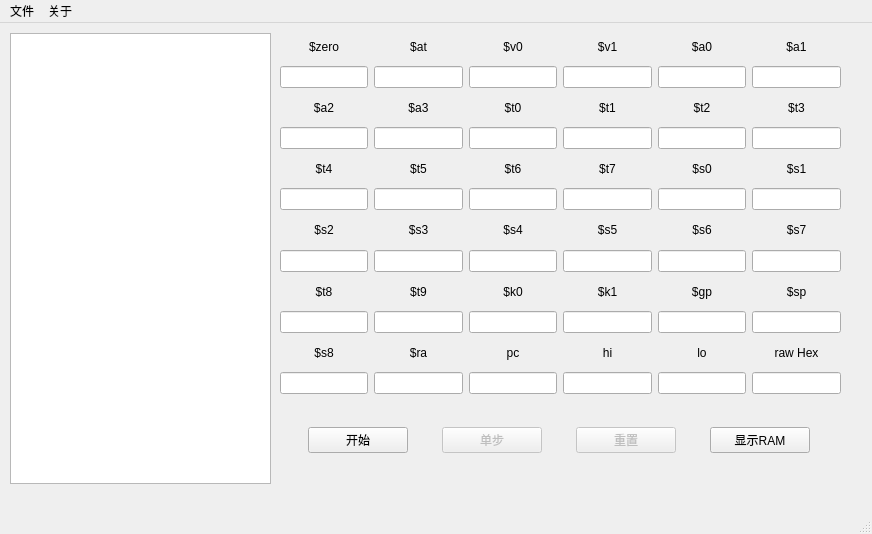
<?xml version="1.0" encoding="UTF-8"?>
<ui version="4.0">
 <class>MainWindow</class>
 <widget class="QMainWindow" name="MainWindow">
  <property name="geometry">
   <rect>
    <x>0</x>
    <y>0</y>
    <width>872</width>
    <height>534</height>
   </rect>
  </property>
  <property name="windowTitle">
   <string>MIPS汇编语言动态调试器</string>
  </property>
  <property name="windowIcon">
   <iconset resource="resources.qrc">
    <normaloff>:/logo.png</normaloff>:/logo.png</iconset>
  </property>
  <widget class="QWidget" name="centralwidget">
   <widget class="QListWidget" name="listWidget">
    <property name="enabled">
     <bool>true</bool>
    </property>
    <property name="geometry">
     <rect>
      <x>10</x>
      <y>10</y>
      <width>261</width>
      <height>451</height>
     </rect>
    </property>
    <property name="focusPolicy">
     <enum>Qt::NoFocus</enum>
    </property>
    <property name="selectionMode">
     <enum>QAbstractItemView::SingleSelection</enum>
    </property>
   </widget>
   <widget class="QWidget" name="layoutWidget">
    <property name="geometry">
     <rect>
      <x>280</x>
      <y>10</y>
      <width>561</width>
      <height>361</height>
     </rect>
    </property>
    <layout class="QGridLayout" name="registers">
     <item row="10" column="3">
      <widget class="QLabel" name="reg_name3_6">
       <property name="text">
        <string>hi</string>
       </property>
       <property name="alignment">
        <set>Qt::AlignCenter</set>
       </property>
      </widget>
     </item>
     <item row="6" column="2">
      <widget class="QLabel" name="reg_name2_4">
       <property name="text">
        <string>$s4</string>
       </property>
       <property name="alignment">
        <set>Qt::AlignCenter</set>
       </property>
      </widget>
     </item>
     <item row="10" column="4">
      <widget class="QLabel" name="reg_name4_6">
       <property name="text">
        <string>lo</string>
       </property>
       <property name="alignment">
        <set>Qt::AlignCenter</set>
       </property>
      </widget>
     </item>
     <item row="0" column="1">
      <widget class="QLabel" name="reg_name1">
       <property name="text">
        <string>$at</string>
       </property>
       <property name="alignment">
        <set>Qt::AlignCenter</set>
       </property>
      </widget>
     </item>
     <item row="0" column="4">
      <widget class="QLabel" name="reg_name4">
       <property name="text">
        <string>$a0</string>
       </property>
       <property name="alignment">
        <set>Qt::AlignCenter</set>
       </property>
      </widget>
     </item>
     <item row="1" column="3">
      <widget class="QLineEdit" name="reg3"/>
     </item>
     <item row="2" column="3">
      <widget class="QLabel" name="reg_name3_2">
       <property name="text">
        <string>$t1</string>
       </property>
       <property name="alignment">
        <set>Qt::AlignCenter</set>
       </property>
      </widget>
     </item>
     <item row="7" column="3">
      <widget class="QLineEdit" name="reg21"/>
     </item>
     <item row="1" column="4">
      <widget class="QLineEdit" name="reg4"/>
     </item>
     <item row="5" column="5">
      <widget class="QLineEdit" name="reg17"/>
     </item>
     <item row="7" column="0">
      <widget class="QLineEdit" name="reg18"/>
     </item>
     <item row="0" column="2">
      <widget class="QLabel" name="reg_name2">
       <property name="text">
        <string>$v0</string>
       </property>
       <property name="alignment">
        <set>Qt::AlignCenter</set>
       </property>
      </widget>
     </item>
     <item row="8" column="4">
      <widget class="QLabel" name="reg_name4_5">
       <property name="text">
        <string>$gp</string>
       </property>
       <property name="alignment">
        <set>Qt::AlignCenter</set>
       </property>
      </widget>
     </item>
     <item row="6" column="3">
      <widget class="QLabel" name="reg_name3_4">
       <property name="text">
        <string>$s5</string>
       </property>
       <property name="alignment">
        <set>Qt::AlignCenter</set>
       </property>
      </widget>
     </item>
     <item row="10" column="1">
      <widget class="QLabel" name="reg_name1_6">
       <property name="text">
        <string>$ra</string>
       </property>
       <property name="alignment">
        <set>Qt::AlignCenter</set>
       </property>
      </widget>
     </item>
     <item row="4" column="0">
      <widget class="QLabel" name="reg_name0_3">
       <property name="text">
        <string>$t4</string>
       </property>
       <property name="alignment">
        <set>Qt::AlignCenter</set>
       </property>
      </widget>
     </item>
     <item row="2" column="0">
      <widget class="QLabel" name="reg_name0_2">
       <property name="text">
        <string>$a2</string>
       </property>
       <property name="alignment">
        <set>Qt::AlignCenter</set>
       </property>
      </widget>
     </item>
     <item row="10" column="5">
      <widget class="QLabel" name="reg_name5_6">
       <property name="text">
        <string>raw Hex</string>
       </property>
       <property name="alignment">
        <set>Qt::AlignCenter</set>
       </property>
      </widget>
     </item>
     <item row="4" column="1">
      <widget class="QLabel" name="reg_name1_3">
       <property name="text">
        <string>$t5</string>
       </property>
       <property name="alignment">
        <set>Qt::AlignCenter</set>
       </property>
      </widget>
     </item>
     <item row="6" column="5">
      <widget class="QLabel" name="reg_name5_4">
       <property name="text">
        <string>$s7</string>
       </property>
       <property name="alignment">
        <set>Qt::AlignCenter</set>
       </property>
      </widget>
     </item>
     <item row="8" column="1">
      <widget class="QLabel" name="reg_name1_5">
       <property name="text">
        <string>$t9</string>
       </property>
       <property name="alignment">
        <set>Qt::AlignCenter</set>
       </property>
      </widget>
     </item>
     <item row="10" column="0">
      <widget class="QLabel" name="reg_name0_6">
       <property name="text">
        <string>$s8</string>
       </property>
       <property name="alignment">
        <set>Qt::AlignCenter</set>
       </property>
      </widget>
     </item>
     <item row="9" column="5">
      <widget class="QLineEdit" name="reg29"/>
     </item>
     <item row="11" column="2">
      <widget class="QLineEdit" name="reg32"/>
     </item>
     <item row="9" column="0">
      <widget class="QLineEdit" name="reg24"/>
     </item>
     <item row="2" column="4">
      <widget class="QLabel" name="reg_name4_2">
       <property name="text">
        <string>$t2</string>
       </property>
       <property name="alignment">
        <set>Qt::AlignCenter</set>
       </property>
      </widget>
     </item>
     <item row="3" column="3">
      <widget class="QLineEdit" name="reg9"/>
     </item>
     <item row="10" column="2">
      <widget class="QLabel" name="reg_name2_6">
       <property name="text">
        <string>pc</string>
       </property>
       <property name="alignment">
        <set>Qt::AlignCenter</set>
       </property>
      </widget>
     </item>
     <item row="1" column="5">
      <widget class="QLineEdit" name="reg5"/>
     </item>
     <item row="4" column="2">
      <widget class="QLabel" name="reg_name2_3">
       <property name="text">
        <string>$t6</string>
       </property>
       <property name="alignment">
        <set>Qt::AlignCenter</set>
       </property>
      </widget>
     </item>
     <item row="6" column="0">
      <widget class="QLabel" name="reg_name0_4">
       <property name="text">
        <string>$s2</string>
       </property>
       <property name="alignment">
        <set>Qt::AlignCenter</set>
       </property>
      </widget>
     </item>
     <item row="4" column="3">
      <widget class="QLabel" name="reg_name3_3">
       <property name="text">
        <string>$t7</string>
       </property>
       <property name="alignment">
        <set>Qt::AlignCenter</set>
       </property>
      </widget>
     </item>
     <item row="2" column="2">
      <widget class="QLabel" name="reg_name2_2">
       <property name="text">
        <string>$t0</string>
       </property>
       <property name="alignment">
        <set>Qt::AlignCenter</set>
       </property>
      </widget>
     </item>
     <item row="11" column="4">
      <widget class="QLineEdit" name="reg34"/>
     </item>
     <item row="5" column="3">
      <widget class="QLineEdit" name="reg15"/>
     </item>
     <item row="2" column="1">
      <widget class="QLabel" name="reg_name1_2">
       <property name="text">
        <string>$a3</string>
       </property>
       <property name="alignment">
        <set>Qt::AlignCenter</set>
       </property>
      </widget>
     </item>
     <item row="9" column="2">
      <widget class="QLineEdit" name="reg26"/>
     </item>
     <item row="11" column="3">
      <widget class="QLineEdit" name="reg33"/>
     </item>
     <item row="7" column="4">
      <widget class="QLineEdit" name="reg22"/>
     </item>
     <item row="6" column="1">
      <widget class="QLabel" name="reg_name1_4">
       <property name="text">
        <string>$s3</string>
       </property>
       <property name="alignment">
        <set>Qt::AlignCenter</set>
       </property>
      </widget>
     </item>
     <item row="9" column="3">
      <widget class="QLineEdit" name="reg27"/>
     </item>
     <item row="7" column="1">
      <widget class="QLineEdit" name="reg19"/>
     </item>
     <item row="11" column="0">
      <widget class="QLineEdit" name="reg30"/>
     </item>
     <item row="0" column="5">
      <widget class="QLabel" name="reg_name5">
       <property name="text">
        <string>$a1</string>
       </property>
       <property name="alignment">
        <set>Qt::AlignCenter</set>
       </property>
      </widget>
     </item>
     <item row="11" column="1">
      <widget class="QLineEdit" name="reg31"/>
     </item>
     <item row="9" column="1">
      <widget class="QLineEdit" name="reg25"/>
     </item>
     <item row="0" column="3">
      <widget class="QLabel" name="reg_name3">
       <property name="text">
        <string>$v1</string>
       </property>
       <property name="alignment">
        <set>Qt::AlignCenter</set>
       </property>
      </widget>
     </item>
     <item row="3" column="4">
      <widget class="QLineEdit" name="reg10"/>
     </item>
     <item row="6" column="4">
      <widget class="QLabel" name="reg_name4_4">
       <property name="text">
        <string>$s6</string>
       </property>
       <property name="alignment">
        <set>Qt::AlignCenter</set>
       </property>
      </widget>
     </item>
     <item row="4" column="5">
      <widget class="QLabel" name="reg_name5_3">
       <property name="text">
        <string>$s1</string>
       </property>
       <property name="alignment">
        <set>Qt::AlignCenter</set>
       </property>
      </widget>
     </item>
     <item row="8" column="5">
      <widget class="QLabel" name="reg_name5_5">
       <property name="text">
        <string>$sp</string>
       </property>
       <property name="alignment">
        <set>Qt::AlignCenter</set>
       </property>
      </widget>
     </item>
     <item row="8" column="2">
      <widget class="QLabel" name="reg_name2_5">
       <property name="text">
        <string>$k0</string>
       </property>
       <property name="alignment">
        <set>Qt::AlignCenter</set>
       </property>
      </widget>
     </item>
     <item row="5" column="4">
      <widget class="QLineEdit" name="reg16"/>
     </item>
     <item row="8" column="0">
      <widget class="QLabel" name="reg_name0_5">
       <property name="text">
        <string>$t8</string>
       </property>
       <property name="alignment">
        <set>Qt::AlignCenter</set>
       </property>
      </widget>
     </item>
     <item row="3" column="0">
      <widget class="QLineEdit" name="reg6"/>
     </item>
     <item row="11" column="5">
      <widget class="QLineEdit" name="reg35"/>
     </item>
     <item row="4" column="4">
      <widget class="QLabel" name="reg_name4_3">
       <property name="text">
        <string>$s0</string>
       </property>
       <property name="alignment">
        <set>Qt::AlignCenter</set>
       </property>
      </widget>
     </item>
     <item row="3" column="2">
      <widget class="QLineEdit" name="reg8"/>
     </item>
     <item row="5" column="1">
      <widget class="QLineEdit" name="reg13"/>
     </item>
     <item row="1" column="1">
      <widget class="QLineEdit" name="reg1"/>
     </item>
     <item row="1" column="2">
      <widget class="QLineEdit" name="reg2"/>
     </item>
     <item row="3" column="1">
      <widget class="QLineEdit" name="reg7"/>
     </item>
     <item row="1" column="0">
      <widget class="QLineEdit" name="reg0"/>
     </item>
     <item row="7" column="5">
      <widget class="QLineEdit" name="reg23"/>
     </item>
     <item row="7" column="2">
      <widget class="QLineEdit" name="reg20"/>
     </item>
     <item row="5" column="0">
      <widget class="QLineEdit" name="reg12"/>
     </item>
     <item row="5" column="2">
      <widget class="QLineEdit" name="reg14"/>
     </item>
     <item row="8" column="3">
      <widget class="QLabel" name="reg_name3_5">
       <property name="text">
        <string>$k1</string>
       </property>
       <property name="alignment">
        <set>Qt::AlignCenter</set>
       </property>
      </widget>
     </item>
     <item row="9" column="4">
      <widget class="QLineEdit" name="reg28"/>
     </item>
     <item row="3" column="5">
      <widget class="QLineEdit" name="reg11"/>
     </item>
     <item row="2" column="5">
      <widget class="QLabel" name="reg_name5_2">
       <property name="text">
        <string>$t3</string>
       </property>
       <property name="alignment">
        <set>Qt::AlignCenter</set>
       </property>
      </widget>
     </item>
     <item row="0" column="0">
      <widget class="QLabel" name="reg_name0">
       <property name="text">
        <string>$zero</string>
       </property>
       <property name="alignment">
        <set>Qt::AlignCenter</set>
       </property>
      </widget>
     </item>
    </layout>
   </widget>
   <widget class="QWidget" name="layoutWidget">
    <property name="geometry">
     <rect>
      <x>280</x>
      <y>400</y>
      <width>561</width>
      <height>35</height>
     </rect>
    </property>
    <layout class="QHBoxLayout" name="horizontalLayout">
     <item>
      <widget class="QPushButton" name="startButton">
       <property name="sizePolicy">
        <sizepolicy hsizetype="Fixed" vsizetype="Fixed">
         <horstretch>0</horstretch>
         <verstretch>0</verstretch>
        </sizepolicy>
       </property>
       <property name="minimumSize">
        <size>
         <width>100</width>
         <height>0</height>
        </size>
       </property>
       <property name="text">
        <string>开始</string>
       </property>
      </widget>
     </item>
     <item>
      <widget class="QPushButton" name="nextButton">
       <property name="enabled">
        <bool>false</bool>
       </property>
       <property name="sizePolicy">
        <sizepolicy hsizetype="Fixed" vsizetype="Fixed">
         <horstretch>200</horstretch>
         <verstretch>0</verstretch>
        </sizepolicy>
       </property>
       <property name="minimumSize">
        <size>
         <width>100</width>
         <height>0</height>
        </size>
       </property>
       <property name="text">
        <string>单步</string>
       </property>
      </widget>
     </item>
     <item>
      <widget class="QPushButton" name="resetButton">
       <property name="enabled">
        <bool>false</bool>
       </property>
       <property name="sizePolicy">
        <sizepolicy hsizetype="Fixed" vsizetype="Fixed">
         <horstretch>200</horstretch>
         <verstretch>0</verstretch>
        </sizepolicy>
       </property>
       <property name="minimumSize">
        <size>
         <width>100</width>
         <height>0</height>
        </size>
       </property>
       <property name="text">
        <string>重置</string>
       </property>
      </widget>
     </item>
     <item>
      <widget class="QPushButton" name="showRamButton">
       <property name="sizePolicy">
        <sizepolicy hsizetype="Fixed" vsizetype="Fixed">
         <horstretch>200</horstretch>
         <verstretch>0</verstretch>
        </sizepolicy>
       </property>
       <property name="minimumSize">
        <size>
         <width>100</width>
         <height>0</height>
        </size>
       </property>
       <property name="text">
        <string>显示RAM</string>
       </property>
      </widget>
     </item>
    </layout>
   </widget>
  </widget>
  <widget class="QMenuBar" name="menubar">
   <property name="geometry">
    <rect>
     <x>0</x>
     <y>0</y>
     <width>872</width>
     <height>29</height>
    </rect>
   </property>
   <widget class="QMenu" name="menu">
    <property name="title">
     <string>文件</string>
    </property>
    <addaction name="actionOpenRom"/>
    <addaction name="actionOpenRam"/>
    <addaction name="separator"/>
    <addaction name="actionExit"/>
   </widget>
   <widget class="QMenu" name="menu_2">
    <property name="title">
     <string>关于</string>
    </property>
    <addaction name="actionfhh"/>
    <addaction name="separator"/>
    <addaction name="actionQt"/>
   </widget>
   <addaction name="menu"/>
   <addaction name="menu_2"/>
  </widget>
  <widget class="QStatusBar" name="statusbar"/>
  <action name="actionfhh">
   <property name="text">
    <string>软件……</string>
   </property>
  </action>
  <action name="actionQt">
   <property name="text">
    <string>Qt……</string>
   </property>
  </action>
  <action name="actionOpenRom">
   <property name="text">
    <string>打开ROM……</string>
   </property>
   <property name="shortcut">
    <string>Ctrl+O</string>
   </property>
  </action>
  <action name="actionExit">
   <property name="text">
    <string>退出</string>
   </property>
  </action>
  <action name="actionOpenRam">
   <property name="text">
    <string>打开RAM……</string>
   </property>
   <property name="shortcut">
    <string>Ctrl+R</string>
   </property>
  </action>
 </widget>
 <resources>
  <include location="resources.qrc"/>
 </resources>
 <connections/>
</ui>
